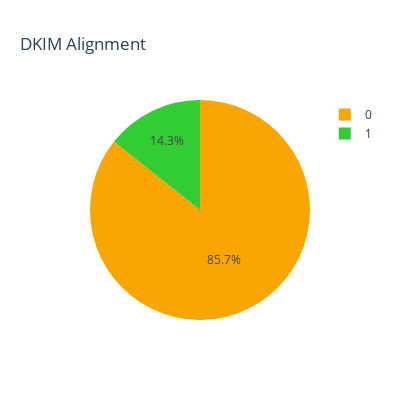

The cell this chart's notebook holds for it:
### Code cell
fig = px.pie(database, names='dkim_aligned', color='dkim_aligned', color_discrete_map={'0':'#F9A603', '1':'#32CD32'}, title='DKIM Alignment')
fig.update_layout(autosize=False, width=400, height=400)
fig.show()

### Figure 1 — Plotly figure (JSON) as saved in the notebook; plotly's stock layout.template omitted (floating-point values rounded to 4 significant figures)
{"data": [{"customdata": [["0"], ["0"], ["0"], ["1"], ["0"], ["0"], ["0"]], "domain": {"x": [0, 1], "y": [0, 1]}, "hovertemplate": "dkim_aligned=%{customdata[0]}<extra></extra>", "labels": ["0", "0", "0", "1", "0", "0", "0"], "legendgroup": "", "marker": {"colors": ["#F9A603", "#F9A603", "#F9A603", "#32CD32", "#F9A603", "#F9A603", "#F9A603"]}, "name": "", "showlegend": true, "type": "pie"}], "layout": {"autosize": false, "height": 400, "legend": {"tracegroupgap": 0}, "title": {"text": "DKIM Alignment"}, "width": 400}}
